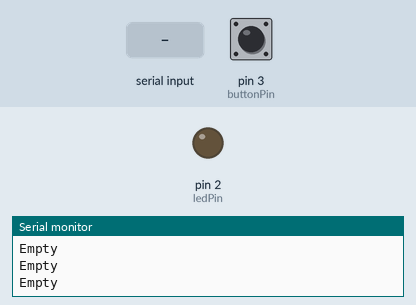
Simulated run of this sketch. Board: Arduino Uno, built with avr-gcc and run on an emulated ATmega328P. Parts: output pins drawn as LEDs (lit = HIGH), the last lines printed to the serial monitor. Dashed ring = blinking. The inputs (shaded band) are chosen by the test bench; at power-on: pin 3 (buttonPin) LOW.

Above: at 1.2 s.
1.3 s: pin 3 (buttonPin) pulled HIGH for 1 s
At 1.55 s:
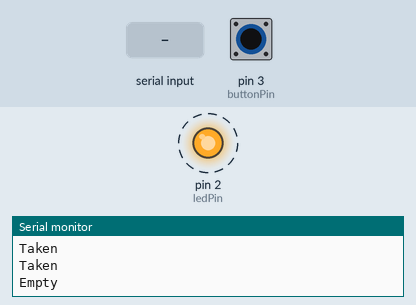
4.3 s: "1" received over Serial
5.9 s: pin 3 (buttonPin) pulled HIGH for 3.2 s
At 6.41 s:
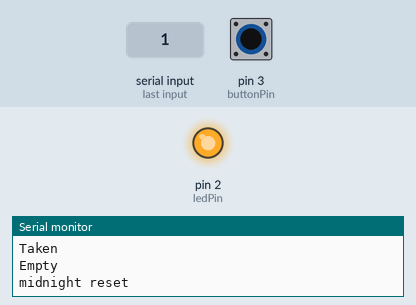
Timing chart, 0 to 10.6 s (numbered marks = the images above; inputs shaded):
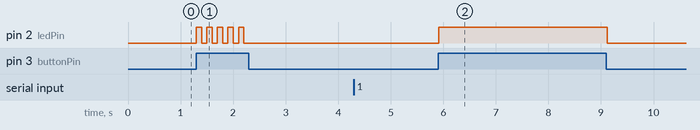

Measured:
- after the input at 1.3 s, pin 2 (ledPin): alternates HIGH for 0.10 s and LOW for 0.10 s, 10 changes in all, then stays LOW, starting at once
- after the input at 5.9 s, pin 2 (ledPin): LOW → HIGH at once, → LOW 3.2 s later

The sketch:

sketch_oct25_onebutton_timer.ino
```cpp
// constants won't change. They're used here to set pin numbers:
const int buttonPin = 3;  // the number of the pushbutton pin
const int ledPin = 2;    // the number of the LED pin
const int Reset=12;
int incomingByte =0; // definition of incoming byte for midnight time
int pinstate=0;

// variables will change:
int buttonState = 0;  // variable for reading the pushbutton status
int ResetButton=0;
int shiftbutton=0;
int counter=0;

void setup() {
  // initialize the LED pin as an output:
  pinMode(ledPin, OUTPUT);
  // initialize the pushbutton pin as an input:
  pinMode(buttonPin, INPUT);
pinMode(Reset, INPUT);

Serial.begin(9600);
  //int  buttonpress=0;

}

void loop() {
  // read the state of the pushbutton v0alue:

buttonState = digitalRead(buttonPin);
pinstate =digitalRead(ledPin);

  if (buttonState ==HIGH && pinstate ==LOW )
  {
    // turn LED on:

     digitalWrite(ledPin, HIGH);
     Serial.println ( "Taken");

     //counter= counter + 1;
 }

if (buttonState ==HIGH && pinstate ==HIGH )
  {

    digitalWrite(ledPin, LOW);
     Serial.println ( "Empty");
      //counter=counter-1;
  }


// turn off button after the timer has gone by

  if (pinstate==HIGH)
  {
    Serial.println ( "Taken");
    }

   if ( pinstate==LOW)
   {
    Serial.println ( "Empty");
    }


delay (100);// delay to make sure the communication goes through to the raspberry pi

if (Serial.available() > 0) {

        Serial.println("midnight reset");
        digitalWrite(ledPin, LOW); // this will reset the pin
       // shiftbutton=0;
       // ResetButton=1;
}

 }
```
